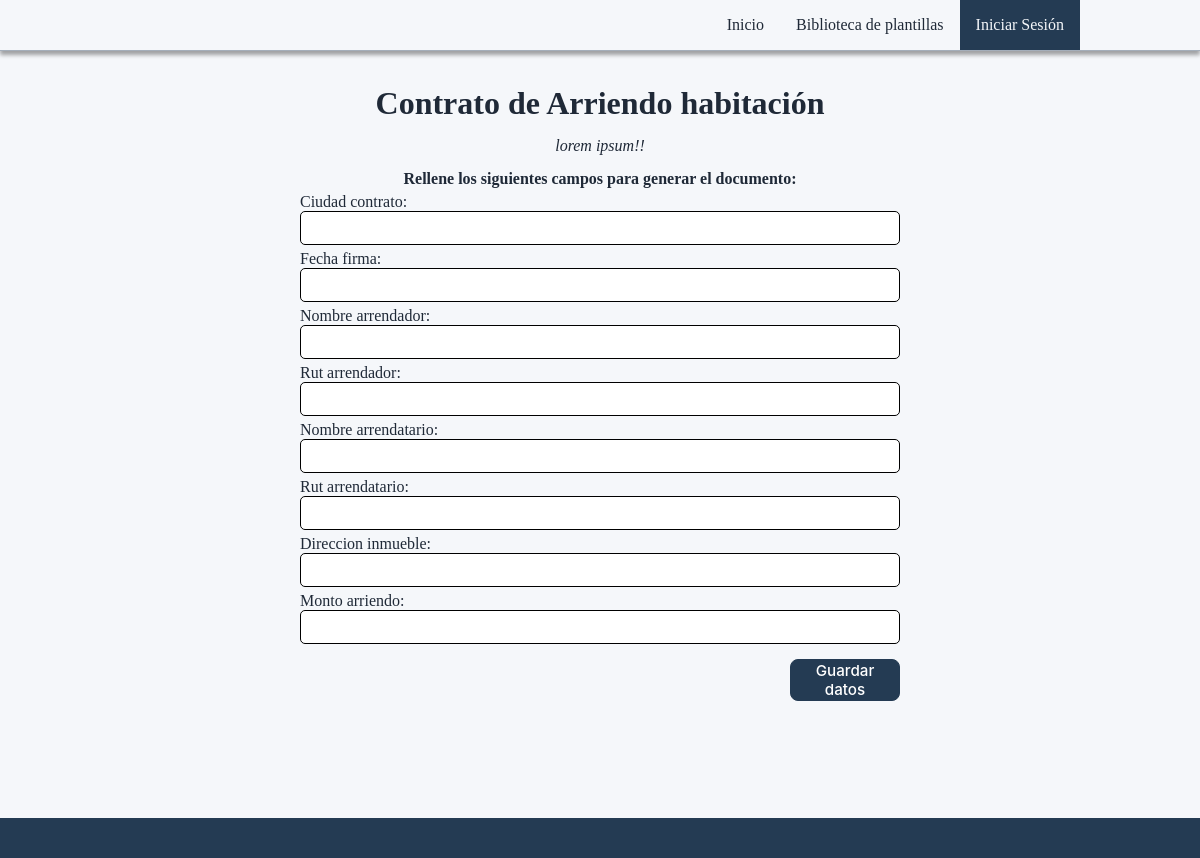
/docs/generar/8/, run on the app's committed database.
### apps/documentos/models.py (models this page shows, shortened)
class Plantilla(models.Model):
    nombre = models.CharField(max_length=150)
    descripcion = models.TextField()
    archivo = models.FileField(upload_to='plantillas/')
    campos = models.JSONField(default=dict, null=True, blank=True)
    clausulas = models.JSONField(default=list, null=True, blank=True)
    validaciones = models.JSONField(default=list, null=True, blank=True)
    publicada = models.BooleanField(default=True)
    activa = models.BooleanField(default=True)
    version = models.PositiveIntegerField(default=1)
    plantilla_anterior = models.ForeignKey(
        'self',
        on_delete=models.PROTECT,
        null=True,
        blank=True,
        related_name='versiones'
    )
    autor = models.ForeignKey(
        settings.AUTH_USER_MODEL,
        on_delete=models.PROTECT,
        related_name='plantillas_creadas'
    )
    fecha_creacion = models.DateTimeField(auto_now_add=True)
    fecha_publicacion = models.DateTimeField(
        null=True,
        blank=True
    )
    categoria = models.ForeignKey(
        Categoria,
        on_delete=models.PROTECT,
        related_name='plantillas',
        null=True,
        blank=True
    )
    familia_id = models.UUIDField(
        default=uuid.uuid4,
        editable=False,
        db_index=True
    )

### apps/documentos/views/generacion.py (the view)
def generar_documento_view(request, plantilla_id):
    plantilla = get_object_or_404(
        Plantilla,
        id=plantilla_id,
        activa=True
    )
    Formulario = generar_formulario(plantilla)
    if request.method == "POST":
        formulario = Formulario(request.POST)
        if formulario.is_valid():
            request.session["documento_temporal"] = {
                "plantilla_id": plantilla.id,
                "campos": formulario.cleaned_data
            }
            return redirect(
                "documentos:seleccionar_clausulas",
                plantilla_id=plantilla.id
            )
    else:
        formulario = Formulario()
    return render(request, "../templates/generar_documento.html", {
        "plantilla": plantilla,
        "formulario": formulario
    })

### apps/documentos/services/formularios.py
    class FormularioDinamico(forms.Form):
        pass

### apps/documentos/templates/generar_documento.html (shortened to what this page needs)
{% extends "base.html" %}
{% block content %}
<h1 class="title">{{ plantilla.nombre }}</h1>
<p class="title" style="font-style: italic;">{{ plantilla.descripcion }}</p>
<h4 class="title">Rellene los siguientes campos para generar el documento:</h4>
<form method="POST">
    {{ formulario.as_p }}
    <div class="button-container">
                <button type="submit" class="boton2">
            Guardar datos
        </button>
    </div>
</form>
{% endblock %}

### static/css/base.css (style rules this page uses)
:root { --primary-color: #243B53; --background-color: #F5F7FA; --surface-color: #FFFFFF; --hover-color: #243b5362; --text-color: #1F2937; --secondary-text-color: #64748B; --primary-font-family: 'Inter', 'Arial', sans-serif; --secondary-font-family: 'Georgia', serif; --accent-color: #2563EB; --danger-btn-color: #DC2626; --success-color: #15803D; --border-color: #E2E8F0; }
html { scroll-behavior: smooth; background-color: var(--background-color); }
body, h1, h2, h3, p, ul, ol { margin: 0; padding: 0; box-sizing: border-box; color: var(--text-color); }
.boton2 { display: flex; align-items: center; justify-content: center; width: clamp(110px, 8.5vw, 300px); aspect-ratio: 15 / 3; background-color: var(--primary-color); color: #FFFFFF; border: 1px solid var(--primary-color); border-radius: 8px; font-family: var(--primary-font-family); font-size: 0.95rem; font-weight: 500; text-decoration: none; cursor: pointer; transition: background-color 0.2s ease, color 0.2s ease, box-shadow 0.2s ease, transform 0.2s ease; }
form { width: 50%; margin: auto; align-items: center; color: ver(--primary-text-color); }
form p { display: flex; flex-direction: column; margin-top: 5px; }
form input, form select { height: 30px; }
input, select, textarea { border-radius: 5px; border: 1px solid black; }
form .button-container { width: 100%; display: flex; flex-direction: column; }
form button { margin-top: 15px; align-self: flex-end; }
.title { margin: auto; margin-top: 15px; width: fit-content; }

### data on the page
Plantilla: nombre "Contrato de Arriendo habitación", descripcion "lorem ipsum!!"
